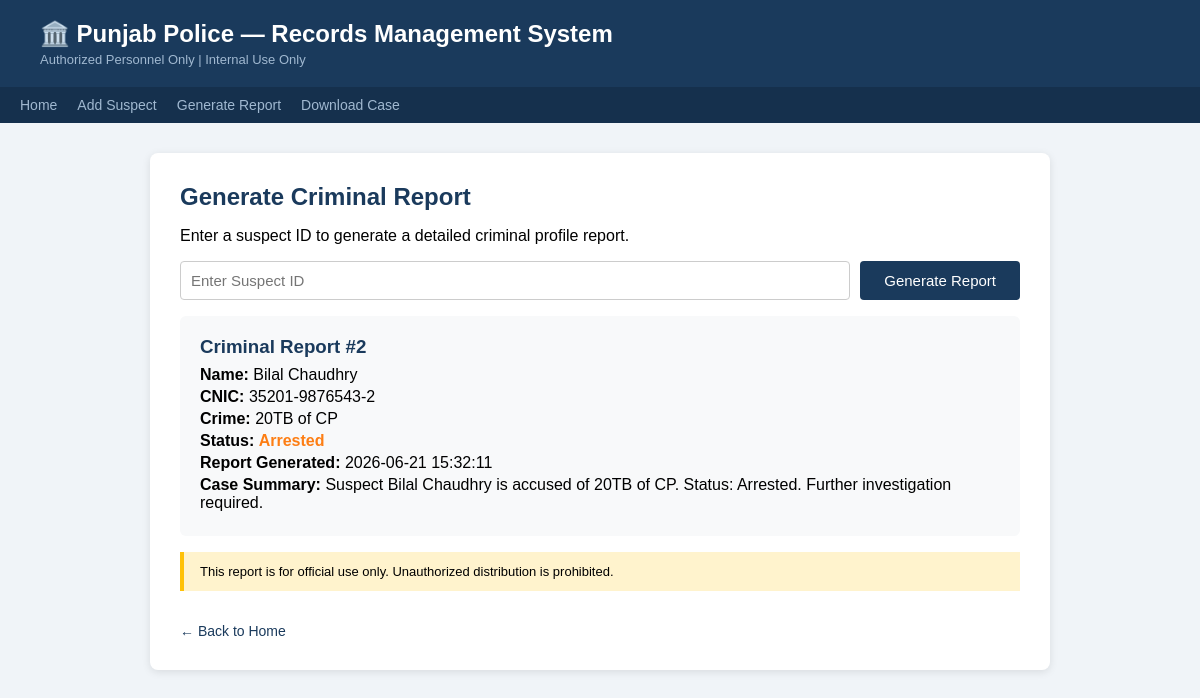
/report?id=2, run on the app's committed database.
### tables this page shows
CREATE TABLE suspects (
            id INTEGER PRIMARY KEY,
            name TEXT,
            cnic TEXT,
            crime TEXT,
            status TEXT
        );

### app.py (the view)
@app.route('/report')
def report():
    suspect_id = request.args.get('id', '')
    report = None
    if suspect_id and suspect_id.isdigit():
        try:
            conn = get_db()
            cursor = conn.cursor()
            cursor.execute("SELECT * FROM suspects WHERE id = ?", (suspect_id,))
            row = cursor.fetchone()
            conn.close()
            if row:
                report = {
                    'id': row[0],
                    'name': row[1],
                    'cnic': row[2],
                    'crime': row[3],
                    'status': row[4],
                    'generated_at': time.strftime('%Y-%m-%d %H:%M:%S'),
                    'summary': f"Suspect {row[1]} is accused of {row[3]}. Status: {row[4]}. Further investigation required."
                }
        except Exception:
            pass
    return render_template('report.html', report=report)

### app.py (called while the page is built)
def get_db():
    conn = sqlite3.connect("police.db")
    conn.row_factory = sqlite3.Row
    return conn

### templates/report.html (shortened to what this page needs)
{% extends "base.html" %}
{% block content %}
<h2>Generate Criminal Report</h2>
<p>Enter a suspect ID to generate a detailed criminal profile report.</p>
<form method="GET" action="/report" class="search-box">
    <input type="number" name="id" placeholder="Enter Suspect ID" min="1">
    <button type="submit">Generate Report</button>
</form>
{% if report %}
    <div class="criminal-card">
        <h3>Criminal Report #{{ report.id }}</h3>
        <p><strong>Name:</strong> {{ report.name }}</p>
        <p><strong>CNIC:</strong> {{ report.cnic }}</p>
        <p><strong>Crime:</strong> {{ report.crime }}</p>
        <p><strong>Status:</strong> <span class="status-{{ report.status|lower }}">{{ report.status }}</span></p>
        <p><strong>Report Generated:</strong> {{ report.generated_at }}</p>
        <p><strong>Case Summary:</strong> {{ report.summary }}</p>
    </div>
    <div class="notice">
        This report is for official use only. Unauthorized distribution is prohibited.
    </div>
{% endif %}
<a class="back" href="/">← Back to Home</a>
{% endblock %}

### templates/base.html (style rules this page uses)
* { margin: 0; padding: 0; box-sizing: border-box; }
body { font-family: Arial, sans-serif; background: #f0f4f8; min-height: 100vh; }
h2 { color: #1a3a5c; margin-bottom: 16px; }
.status-arrested { color: #fd7e14; font-weight: bold; }
.search-box { display: flex; gap: 10px; margin: 16px 0; flex-wrap: wrap; }
.search-box input { flex: 1; min-width: 200px; padding: 10px; border: 1px solid #ccc; border-radius: 4px; font-size: 15px; }
.search-box button { background: #1a3a5c; color: white; border: none; padding: 10px 24px; border-radius: 4px; cursor: pointer; font-size: 15px; }
.notice { background: #fff3cd; border-left: 4px solid #ffc107; padding: 12px 16px; margin: 16px 0; font-size: 13px; }
.back { display: inline-block; margin-top: 16px; color: #1a3a5c; text-decoration: none; font-size: 14px; }
.criminal-card { background: #f8f9fa; padding: 20px; border-radius: 6px; margin: 16px 0; }
.criminal-card h3 { color: #1a3a5c; margin-bottom: 8px; }
.criminal-card p { margin: 4px 0; }

### data on the page
suspects: id "2", name "Bilal Chaudhry", cnic "35201-9876543-2", crime "20TB of CP", status "Arrested"

### other printed values
{{ report.generated_at }} "2026-06-21 15:32:11"
{{ report.summary }} "Suspect Bilal Chaudhry is accused of 20TB of CP. Status: Arrested. Further investigation required."
